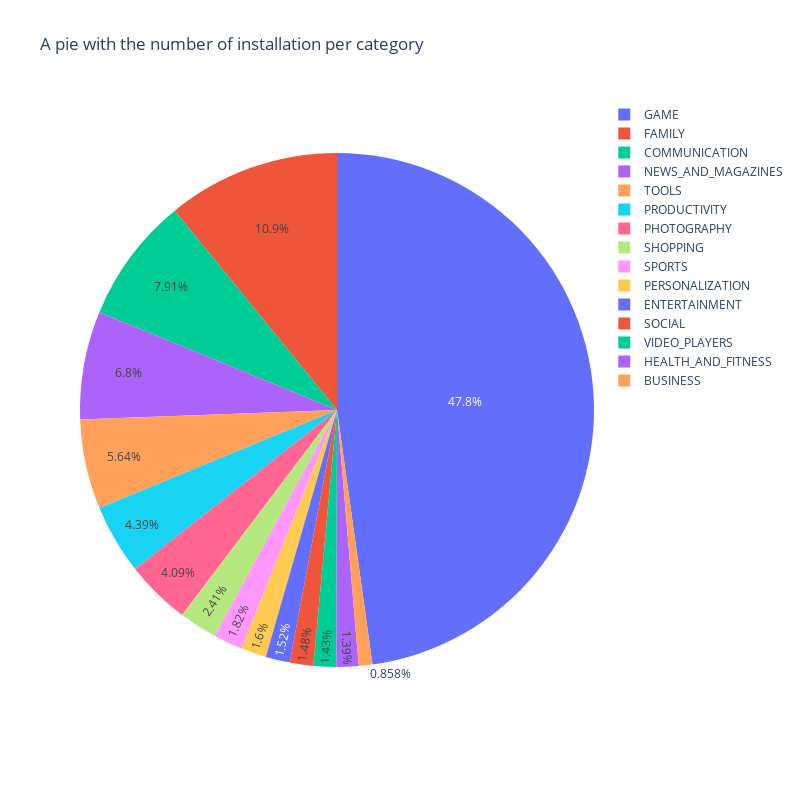

Notebook code for this chart:
### Markdown cell above
### The number of apps installation per category

### Code cell
per_df = df.groupby(by='Category').sum().sort_values(by='Installs', ascending=False)['Installs'].head(15)
fig = px.pie(per_df, names=per_df.index, values='Installs', title='A pie with the number of installation per category', color=per_df.index, width=800, height=800)
fig.show()

### Figure 1 — Plotly figure (JSON) as saved in the notebook; plotly's stock layout.template omitted (floating-point values rounded to 4 significant figures)
{"data": [{"customdata": [["GAME"], ["FAMILY"], ["COMMUNICATION"], ["NEWS_AND_MAGAZINES"], ["TOOLS"], ["PRODUCTIVITY"], ["PHOTOGRAPHY"], ["SHOPPING"], ["SPORTS"], ["PERSONALIZATION"], ["ENTERTAINMENT"], ["SOCIAL"], ["VIDEO_PLAYERS"], ["HEALTH_AND_FITNESS"], ["BUSINESS"]], "domain": {"x": [0, 1], "y": [0, 1]}, "hovertemplate": "Category=%{customdata[0]}<br>Installs=%{value}<extra></extra>", "labels": ["GAME", "FAMILY", "COMMUNICATION", "NEWS_AND_MAGAZINES", "TOOLS", "PRODUCTIVITY", "PHOTOGRAPHY", "SHOPPING", "SPORTS", "PERSONALIZATION", "ENTERTAINMENT", "SOCIAL", "VIDEO_PLAYERS", "HEALTH_AND_FITNESS", "BUSINESS"], "legendgroup": "", "marker": {"colors": ["#636efa", "#EF553B", "#00cc96", "#ab63fa", "#FFA15A", "#19d3f3", "#FF6692", "#B6E880", "#FF97FF", "#FECB52", "#636efa", "#EF553B", "#00cc96", "#ab63fa", "#FFA15A"]}, "name": "", "showlegend": true, "type": "pie", "values": [29874564253, 6798793425, 4941943051, 4252005650, 3527094815, 2742312744, 2557897655, 1504248785, 1138949498, 998179772, 950960000, 925264802, 891867720, 868411912, 536078560]}], "layout": {"height": 800, "legend": {"tracegroupgap": 0}, "title": {"text": "A pie with the number of installation per category"}, "width": 800}}
